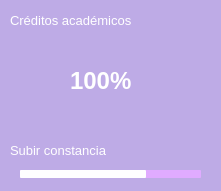
     <widget class="QFrame" name="frameCredAc">
      <property name="geometry">
       <rect>
        <x>700</x>
        <y>620</y>
        <width>221</width>
        <height>191</height>
       </rect>
      </property>
      <property name="styleSheet">
       <string notr="true">background-color: #beabe6;
border-radius:10px</string>
      </property>
      <property name="frameShape">
       <enum>QFrame::StyledPanel</enum>
      </property>
      <property name="frameShadow">
       <enum>QFrame::Raised</enum>
      </property>
      <widget class="QLabel" name="label_40">
       <property name="geometry">
        <rect>
         <x>10</x>
         <y>10</y>
         <width>181</width>
         <height>21</height>
        </rect>
       </property>
       <property name="font">
        <font>
         <family>Segoe UI</family>
         <pointsize>10</pointsize>
         <weight>50</weight>
         <bold>false</bold>
        </font>
       </property>
       <property name="styleSheet">
        <string notr="true">color:white</string>
       </property>
       <property name="text">
        <string>Créditos académicos</string>
       </property>
      </widget>
      <widget class="QPushButton" name="uploadAcad">
       <property name="geometry">
        <rect>
         <x>170</x>
         <y>130</y>
         <width>32</width>
         <height>32</height>
        </rect>
       </property>
       <property name="cursor">
        <cursorShape>PointingHandCursor</cursorShape>
       </property>
       <property name="styleSheet">
        <string notr="true">background-color:transparent;</string>
       </property>
       <property name="text">
        <string/>
       </property>
       <property name="icon">
        <iconset>
         <normaloff>../Resources/subir2.png</normaloff>../Resources/subir2.png</iconset>
       </property>
       <property name="iconSize">
        <size>
         <width>32</width>
         <height>32</height>
        </size>
       </property>
      </widget>
      <widget class="QLabel" name="label_42">
       <property name="geometry">
        <rect>
         <x>10</x>
         <y>140</y>
         <width>131</width>
         <height>21</height>
        </rect>
       </property>
       <property name="font">
        <font>
         <family>Segoe UI</family>
         <pointsize>10</pointsize>
         <weight>50</weight>
         <bold>false</bold>
        </font>
       </property>
       <property name="styleSheet">
        <string notr="true">color:white;</string>
       </property>
       <property name="text">
        <string>Subir constancia</string>
       </property>
      </widget>
      <widget class="QLabel" name="label_11">
       <property name="geometry">
        <rect>
         <x>70</x>
         <y>40</y>
         <width>101</width>
         <height>81</height>
        </rect>
       </property>
       <property name="font">
        <font>
         <family>Segoe UI</family>
         <pointsize>18</pointsize>
         <weight>75</weight>
         <bold>true</bold>
        </font>
       </property>
       <property name="styleSheet">
        <string notr="true">color:white;</string>
       </property>
       <property name="text">
        <string>100%</string>
       </property>
      </widget>
      <widget class="QProgressBar" name="progressBar_7">
       <property name="geometry">
        <rect>
         <x>20</x>
         <y>170</y>
         <width>181</width>
         <height>8</height>
        </rect>
       </property>
       <property name="styleSheet">
        <string notr="true">QProgressBar{
background-color: #e0abff;
height: 2px;
border-radius:1px;
}
QProgressBar::chunk {
background-color: #fefeff; 
border-radius:1px;
}</string>
       </property>
       <property name="value">
        <number>70</number>
       </property>
       <property name="textVisible">
        <bool>false</bool>
       </property>
       <property name="format">
        <string>%p%</string>
       </property>
      </widget>
     </widget>
